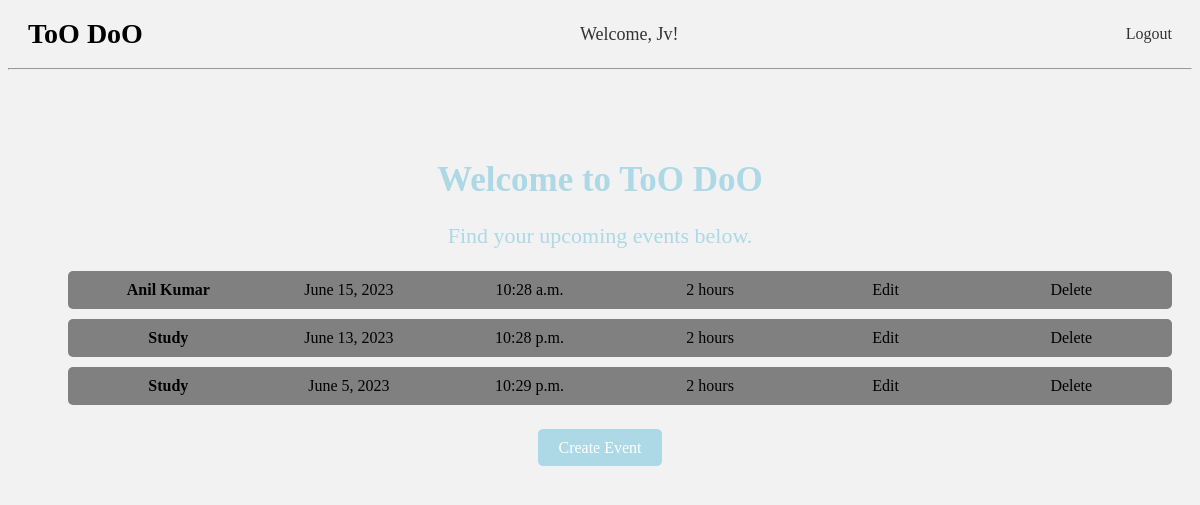
Screenshot of /home (signed in) with the database file from the repository.
### events/models.py (models this page shows, shortened)
class Event(models.Model):
    user = models.ForeignKey(User, on_delete=models.CASCADE)
    name = models.CharField(max_length=255)
    date = models.DateField(default=datetime.date.today)  # Add default value
    start_time = models.TimeField()
    duration = models.IntegerField()

### events/views.py (the view)
# urls.py: path('home', views.index2, name='index2'),
@login_required
def index2(request):
    today = timezone.now().date()
    upcoming_events = Event.objects.filter(user=request.user, date__gte=today).order_by('date', 'start_time')
    expired_events = Event.objects.filter(user=request.user, date__lt=today).order_by('-date', '-start_time')
    return render(request, 'index2.html', {'upcoming_events': upcoming_events, 'expired_events': expired_events})

### events/templates/index2.html (shortened to what this page needs)
{% extends 'base.html' %}
{% block content %}
    <div style="text-align: center; margin-top: 50px;">
        <h1 style="color: lightblue; font-size: 35px;">Welcome to ToO DoO</h1>
        {% if user.is_authenticated %}
            <p style="color: lightblue;font-size: 22px;">Find your upcoming events below.</p>
            <ul style="list-style-type: none;">
                {% for event in expired_events %}
                    <li style="margin-bottom: 10px;">
                        <div style="display: flex; align-items: center; background-color: gray; color: black; padding: 10px; border-radius: 5px;">
                            <div style="flex-basis: 16.66%; font-weight: bold;">{{ event.name }}</div>
                            <div style="flex-basis: 16.66%;">{{ event.date }}</div>
                            <div style="flex-basis: 16.66%;">{{ event.start_time }}</div>
                            <div style="flex-basis: 16.66%;">{{ event.duration }} hours</div>
                            <div style="flex-basis: 16.66%;">
                                <a href="{% url 'edit_event' event.id %}" style="color: black; padding: 5px 10px; border-radius: 5px; text-decoration: none; margin-right: 10px;">Edit</a>
                            </div>
                            <div style="flex-basis: 16.66%;">
                                <a href="{% url 'delete_event' event.id %}" style="color: black; padding: 5px 10px; border-radius: 5px; text-decoration: none;">Delete</a>
                            </div>
                        </div>
                    </li>
                {% endfor %}
            </ul>
            <br>
            <a href="{% url 'create_event' %}" style="background-color: lightblue; color: white; padding: 10px 20px; border-radius: 5px; text-decoration: none;">Create Event</a>
        {% endif %}
    </div>
{% endblock %}

### events/templates/base.html (shortened to what this page needs)
<!DOCTYPE html>
<html>
<head>
</head>
<body>
    <header>
        <h1 style="font-size: 28px;">
            {% if user.is_authenticated %}
                <a href="{% url 'index2' %}" style="color: black;">ToO DoO</a>
            {% else %}
                <a href="{% url 'index' %}" style="color: black;">ToO DoO</a>
            {% endif %}
        </h1>
        {% if user.is_authenticated %}
            <div class="username">Welcome, {{ user.username }}!</div>
            <a href="{% url 'logout' %}?next={% url 'index' %}" class="logout">Logout</a>
        {% else %}
            <a href="{% url 'login' %}">Login</a>
        {% endif %}
    </header>
    <hr>
    <main>
        {% block content %}
        {% endblock %}
    </main>
</body>
</html>

### events/templates/base.html (style rules this page uses)
body { background-color: #f2f2f2; }
header { background-color: #f2f2f2; padding: 10px; display: flex; justify-content: space-between; align-items: center; }
header h1 { color: black; font-size: 24px; margin: 0; transition: background-color 0.3s; }
header a { color: #333; text-decoration: none; padding: 5px 10px; border-radius: 5px; }
header .username { color: #333; text-decoration: none; padding: 5px 10px; border-radius: 5px; font-size: 18px; margin: 0 auto; }
header .logout { background-color: #f2f2f2; color: #333; margin-left: 10px; transition: background-color 0.3s; }
main { margin-top: 20px; background-color: #f2f2f2; padding: 20px; border-radius: 5px; }
main p { text-align: center; margin-top: 20px; }

### rows the page displays
Event: name "Anil Kumar", date "June 15, 2023", start_time "10:28 a.m.", duration "2"
Event: name "Study", date "June 13, 2023", start_time "10:28 p.m.", duration "2"
Event: name "Study", date "June 5, 2023", start_time "10:29 p.m.", duration "2"

### other values shown
{{ user.username }} "Jv"
